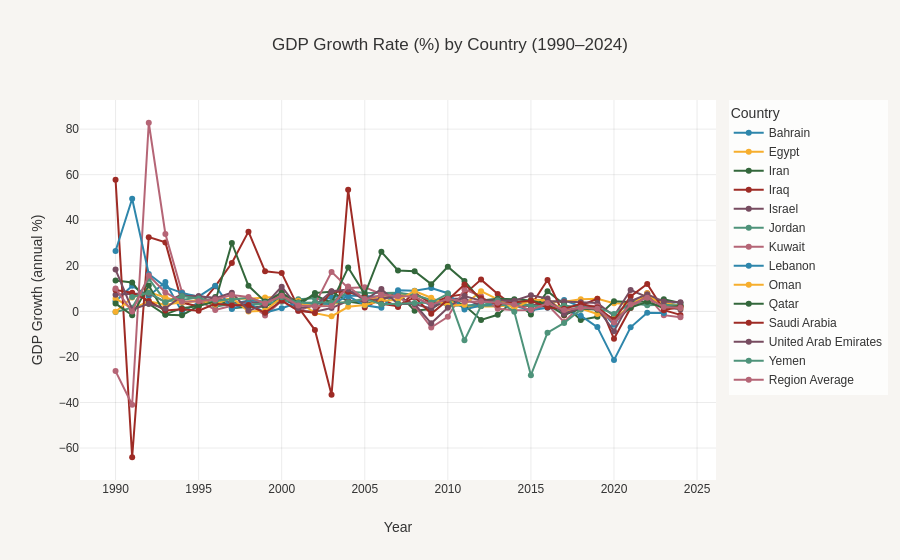
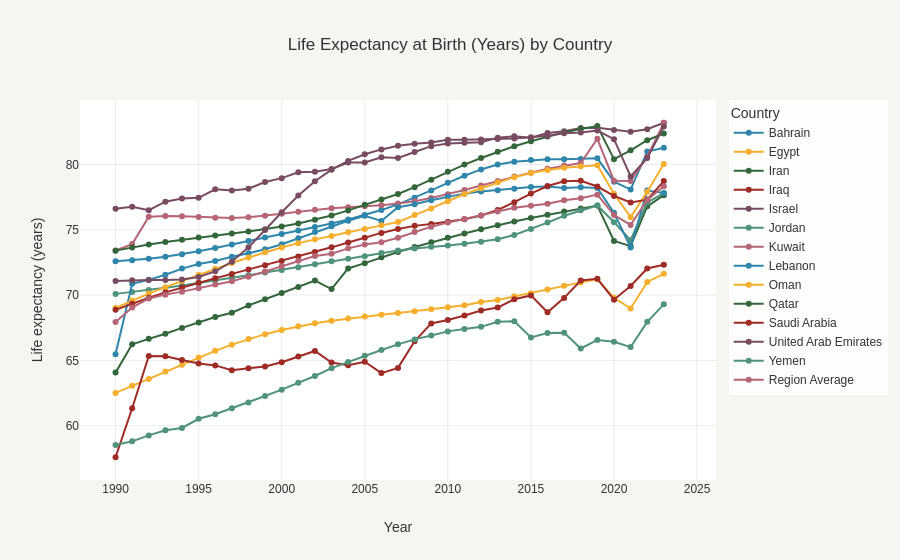
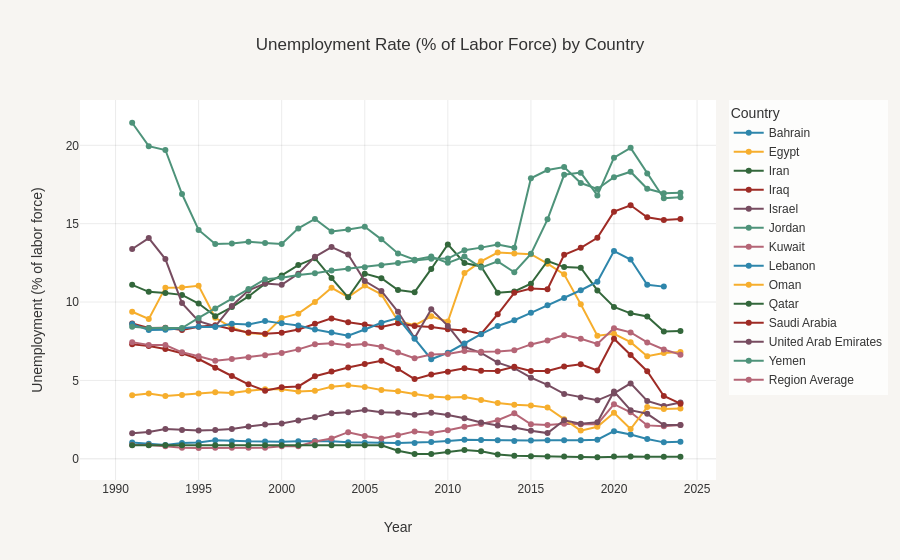
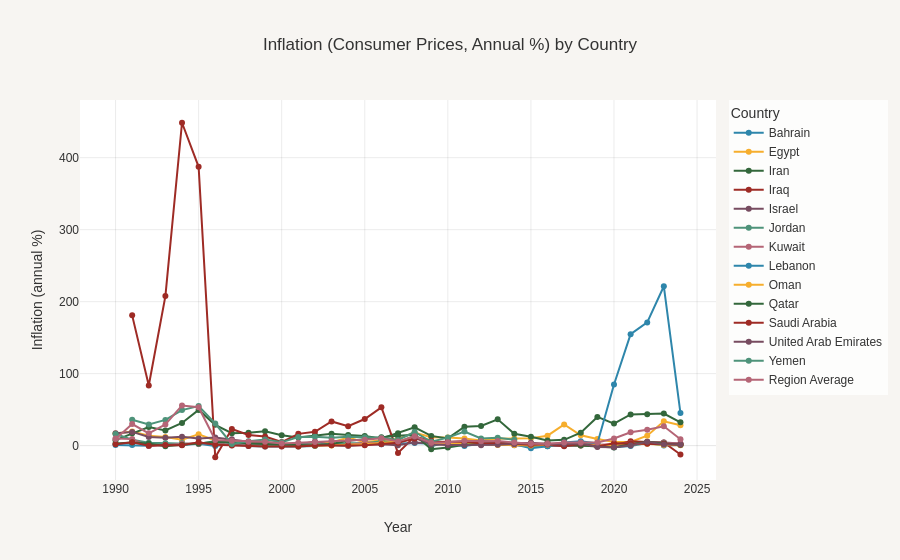

The notebook cell saved with these charts, in order:
### Code cell
# GDP growth by country
if "GDP_growth_annual_pct" in df.columns:
    plot_time_series_by_country(
        df,
        y="GDP_growth_annual_pct",
        title="GDP Growth Rate (%) by Country (1990–2024)",
        yaxis_title="GDP Growth (annual %)",
    )

# Life expectancy by country
if "Life_expectancy_years" in df.columns:
    plot_time_series_by_country(
        df,
        y="Life_expectancy_years",
        title="Life Expectancy at Birth (Years) by Country",
        yaxis_title="Life expectancy (years)",
    )

# Unemployment by country
if "Unemployment_total_pct" in df.columns:
    plot_time_series_by_country(
        df,
        y="Unemployment_total_pct",
        title="Unemployment Rate (% of Labor Force) by Country",
        yaxis_title="Unemployment (% of labor force)",
    )

# Inflation by country
if "Inflation_consumer_prices_annual_pct" in df.columns:
    plot_time_series_by_country(
        df,
        y="Inflation_consumer_prices_annual_pct",
        title="Inflation (Consumer Prices, Annual %) by Country",
        yaxis_title="Inflation (annual %)",
    )
